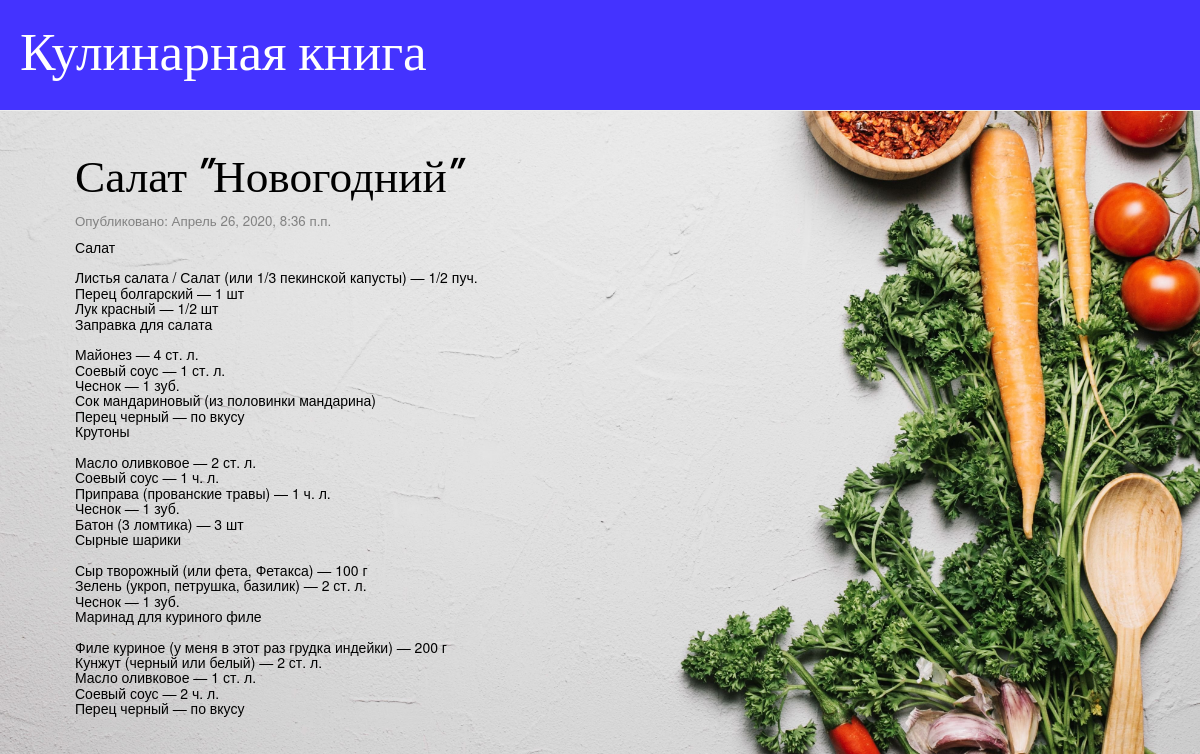
Page /single/3 on the committed database.
### blog/models.py (models this page shows, shortened)
class Bluda1(models.Model):
        author = models.ForeignKey(settings.AUTH_USER_MODEL, on_delete=models.CASCADE)
        kategori =models.ForeignKey(Kategori,  verbose_name="Категория",  on_delete=models.SET_NULL,  null=True)
        title = models.CharField("Название", max_length=200)
        text = models.TextField("Описание")
        created_date = models.DateTimeField("Дата начала",default=timezone.now)
        published_date = models.DateTimeField("Дата окончания",blank=True, null=True)

### blog/views.py (the view)
# urls.py: path('single/<int:pk>', views.post_single, name="post_single"),
def post_single(request,pk):
    Bluda = Bluda1.objects.filter(kategori=pk)
    return render(request, 'blog/post_single.html', {'posts': Bluda})

### blog/templates/blog/post_single.html (shortened to what this page needs)
{% load static %}
<html>
    <head>
        <link rel="stylesheet" href="//maxcdn.bootstrapcdn.com/bootstrap/3.2.0/css/bootstrap.min.css">
        <link rel="stylesheet" href="//maxcdn.bootstrapcdn.com/bootstrap/3.2.0/css/bootstrap-theme.min.css">
        <link rel="stylesheet" href="{% static 'css/blog2.css' %}">
    </head>
    <body>
        <div class="page-header">
    <h1><a href="/">Кулинарная книга</a></h1>
        </div>
       <div class="content container">
    <div class="row">
        <div class="col-md-8">
            {% for post in posts %}
                <div class="post">
                    <h1><a href="">{{ post.title }}</a></h1>
                    <div class="date">
                        <p>Опубликовано: {{ post.published_date }}</p>
                    </div>
                    <h5>{{ post.text|linebreaksbr }}</h5>
                </div>
            {% endfor %}
        </div>
    </div>
</div>
    </body>
</html>

### blog/static/css/blog2.css (style rules this page uses)
.page-header { background-color:#4433ff; margin-top: 0; padding: 1px 20px 20px 20px; }
body { background-image: url("fon.jpg"); background-attachment: fixed; background-size: 100%; }
.page-header h1, .page-header h1 a, .page-header h1 a:visited, .page-header h1 a:active { color: #ffffff; font-size: 40pt; text-decoration: none; }
.content { margin-left: 60px; }
h1, h2,h3, h4 { font-family: 'Lobster'; font-size: 34pt; }
p { color: black; font-size: 10pt; }
.post h5 { color: black; }
.date p { margin-bottom: 10px; color: #828282; }
.post h1 a, .post h1 a:visited { color: #000000; }

### rows in the picture
Bluda1: title "Салат \"Новогодний\"", published_date "Апрель 26, 2020, 8:36 п.п.", text "Салат Листья салата / Салат (или 1/3 пекинской капусты) — 1/2 пуч. Перец болгарский — 1 шт Лук красный — 1/2 шт Заправка для салата Майонез — 4 ст. л. Соевый соус — 1 ст. л. Чеснок — 1 зуб. Сок мандариновый (из половинки мандарина) Перец черный — по вкусу Крутоны Масло оливковое — 2 ст. л. Соевый соус — 1 ч. л. Приправа (прованские травы) — 1 ч. л. Чеснок — 1 зуб. Батон (3 ломтика) — 3 шт Сырные шарики Сыр творожный (или фета, Фетакса) — 100 г Зелень (укроп, петрушка, базилик) — 2 ст. л. Чеснок — 1 зуб. Маринад для куриного филе Филе куриное (у меня в этот раз грудка индейки) — 200 г Кунжут (черный или белый) — 2 ст. л. Масло оливковое — 1 ст. л. Соевый соус — 2 ч. л. Перец черный — по вкусу"
